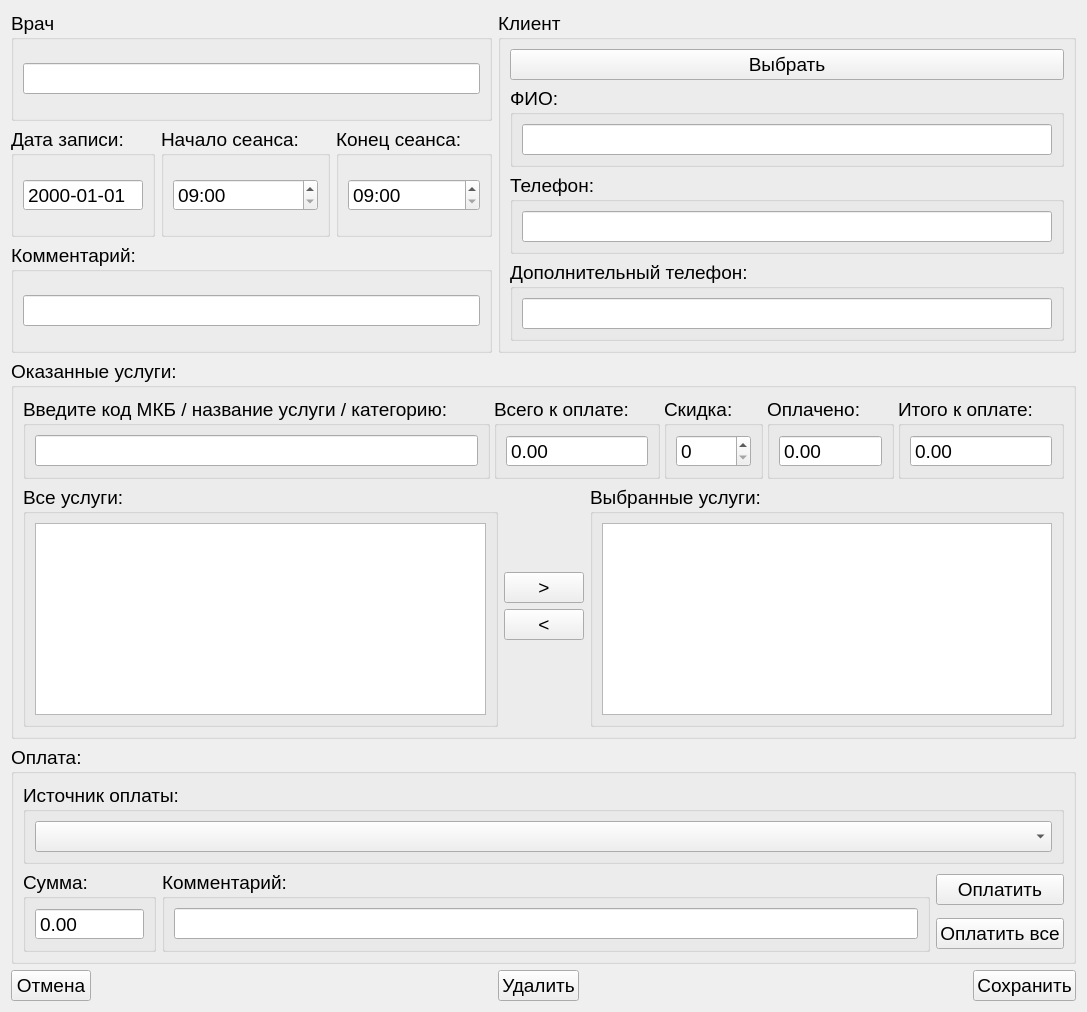
<?xml version="1.0" encoding="UTF-8"?>
<ui version="4.0">
 <class>RecordingForm</class>
 <widget class="QWidget" name="RecordingForm">
  <property name="geometry">
   <rect>
    <x>0</x>
    <y>0</y>
    <width>949</width>
    <height>770</height>
   </rect>
  </property>
  <property name="font">
   <font>
    <pointsize>14</pointsize>
   </font>
  </property>
  <property name="windowTitle">
   <string>Запись</string>
  </property>
  <layout class="QGridLayout" name="gridLayout_19">
   <item row="7" column="0" colspan="5">
    <widget class="QGroupBox" name="groupBox_9">
     <property name="title">
      <string>Оказанные услуги:</string>
     </property>
     <layout class="QGridLayout" name="gridLayout_9">
      <item row="0" column="0" colspan="4">
       <layout class="QHBoxLayout" name="horizontalLayout_3">
        <property name="spacing">
         <number>4</number>
        </property>
        <item>
         <widget class="QGroupBox" name="groupBox_11">
          <property name="title">
           <string>Введите код МКБ / название услуги / категорию:</string>
          </property>
          <layout class="QGridLayout" name="gridLayout_10">
           <item row="0" column="0">
            <widget class="QLineEdit" name="serv_e"/>
           </item>
          </layout>
         </widget>
        </item>
        <item>
         <widget class="QGroupBox" name="groupBox_15">
          <property name="title">
           <string>Всего к оплате:</string>
          </property>
          <layout class="QGridLayout" name="gridLayout_15">
           <item row="0" column="0">
            <widget class="QDoubleSpinBox" name="to_pay_e">
             <property name="readOnly">
              <bool>true</bool>
             </property>
             <property name="buttonSymbols">
              <enum>QAbstractSpinBox::ButtonSymbols::NoButtons</enum>
             </property>
             <property name="maximum">
              <double>1000000.000000000000000</double>
             </property>
             <property name="singleStep">
              <double>100.000000000000000</double>
             </property>
            </widget>
           </item>
          </layout>
         </widget>
        </item>
        <item>
         <widget class="QGroupBox" name="groupBox_8">
          <property name="title">
           <string>Скидка:</string>
          </property>
          <layout class="QGridLayout" name="gridLayout_5">
           <item row="0" column="0">
            <widget class="QSpinBox" name="discount_e">
             <property name="maximum">
              <number>100</number>
             </property>
            </widget>
           </item>
          </layout>
         </widget>
        </item>
        <item>
         <widget class="QGroupBox" name="groupBox_17">
          <property name="title">
           <string>Оплачено:</string>
          </property>
          <layout class="QGridLayout" name="gridLayout_17">
           <item row="0" column="0">
            <widget class="QDoubleSpinBox" name="payed_e">
             <property name="readOnly">
              <bool>true</bool>
             </property>
             <property name="buttonSymbols">
              <enum>QAbstractSpinBox::ButtonSymbols::NoButtons</enum>
             </property>
             <property name="maximum">
              <double>1000000.000000000000000</double>
             </property>
             <property name="singleStep">
              <double>100.000000000000000</double>
             </property>
            </widget>
           </item>
          </layout>
         </widget>
        </item>
        <item>
         <widget class="QGroupBox" name="groupBox_20">
          <property name="title">
           <string>Итого к оплате:</string>
          </property>
          <layout class="QGridLayout" name="gridLayout_22">
           <item row="0" column="0">
            <widget class="QDoubleSpinBox" name="total_to_pay_e">
             <property name="readOnly">
              <bool>true</bool>
             </property>
             <property name="buttonSymbols">
              <enum>QAbstractSpinBox::ButtonSymbols::NoButtons</enum>
             </property>
             <property name="maximum">
              <double>1000000.000000000000000</double>
             </property>
             <property name="singleStep">
              <double>100.000000000000000</double>
             </property>
            </widget>
           </item>
          </layout>
         </widget>
        </item>
       </layout>
      </item>
      <item row="1" column="0" colspan="4">
       <layout class="QHBoxLayout" name="horizontalLayout_6">
        <item>
         <widget class="QGroupBox" name="groupBox_12">
          <property name="sizePolicy">
           <sizepolicy hsizetype="MinimumExpanding" vsizetype="MinimumExpanding">
            <horstretch>1</horstretch>
            <verstretch>1</verstretch>
           </sizepolicy>
          </property>
          <property name="title">
           <string>Все услуги:</string>
          </property>
          <layout class="QGridLayout" name="gridLayout_13">
           <item row="0" column="0" rowspan="6">
            <widget class="QTableView" name="serv_v">
             <property name="sizePolicy">
              <sizepolicy hsizetype="MinimumExpanding" vsizetype="MinimumExpanding">
               <horstretch>1</horstretch>
               <verstretch>1</verstretch>
              </sizepolicy>
             </property>
             <property name="font">
              <font>
               <family>Arial</family>
               <pointsize>18</pointsize>
              </font>
             </property>
            </widget>
           </item>
          </layout>
         </widget>
        </item>
        <item>
         <layout class="QVBoxLayout" name="verticalLayout">
          <item>
           <spacer name="verticalSpacer">
            <property name="orientation">
             <enum>Qt::Orientation::Vertical</enum>
            </property>
            <property name="sizeHint" stdset="0">
             <size>
              <width>20</width>
              <height>121</height>
             </size>
            </property>
           </spacer>
          </item>
          <item>
           <widget class="QPushButton" name="serv_sel_b">
            <property name="sizePolicy">
             <sizepolicy hsizetype="Fixed" vsizetype="Fixed">
              <horstretch>0</horstretch>
              <verstretch>0</verstretch>
             </sizepolicy>
            </property>
            <property name="text">
             <string>&gt;</string>
            </property>
           </widget>
          </item>
          <item>
           <widget class="QPushButton" name="serv_unsel_b">
            <property name="sizePolicy">
             <sizepolicy hsizetype="Fixed" vsizetype="Fixed">
              <horstretch>0</horstretch>
              <verstretch>0</verstretch>
             </sizepolicy>
            </property>
            <property name="text">
             <string>&lt;</string>
            </property>
           </widget>
          </item>
          <item>
           <spacer name="verticalSpacer_2">
            <property name="orientation">
             <enum>Qt::Orientation::Vertical</enum>
            </property>
            <property name="sizeHint" stdset="0">
             <size>
              <width>20</width>
              <height>121</height>
             </size>
            </property>
           </spacer>
          </item>
         </layout>
        </item>
        <item>
         <widget class="QGroupBox" name="groupBox_13">
          <property name="sizePolicy">
           <sizepolicy hsizetype="MinimumExpanding" vsizetype="MinimumExpanding">
            <horstretch>1</horstretch>
            <verstretch>1</verstretch>
           </sizepolicy>
          </property>
          <property name="title">
           <string>Выбранные услуги:</string>
          </property>
          <layout class="QGridLayout" name="gridLayout_14">
           <item row="0" column="0">
            <widget class="QTableView" name="serv_sel_v">
             <property name="sizePolicy">
              <sizepolicy hsizetype="MinimumExpanding" vsizetype="MinimumExpanding">
               <horstretch>1</horstretch>
               <verstretch>1</verstretch>
              </sizepolicy>
             </property>
             <property name="font">
              <font>
               <family>Arial</family>
               <pointsize>18</pointsize>
              </font>
             </property>
            </widget>
           </item>
          </layout>
         </widget>
        </item>
       </layout>
      </item>
     </layout>
    </widget>
   </item>
   <item row="9" column="1">
    <spacer name="horizontalSpacer">
     <property name="orientation">
      <enum>Qt::Orientation::Horizontal</enum>
     </property>
     <property name="sizeHint" stdset="0">
      <size>
       <width>40</width>
       <height>20</height>
      </size>
     </property>
    </spacer>
   </item>
   <item row="9" column="3">
    <spacer name="horizontalSpacer_2">
     <property name="orientation">
      <enum>Qt::Orientation::Horizontal</enum>
     </property>
     <property name="sizeHint" stdset="0">
      <size>
       <width>40</width>
       <height>20</height>
      </size>
     </property>
    </spacer>
   </item>
   <item row="9" column="4">
    <widget class="QPushButton" name="save_b">
     <property name="text">
      <string>Сохранить</string>
     </property>
    </widget>
   </item>
   <item row="0" column="0" rowspan="3" colspan="2">
    <layout class="QGridLayout" name="gridLayout_11">
     <item row="1" column="2">
      <widget class="QGroupBox" name="groupBox_4">
       <property name="title">
        <string>Начало сеанса:</string>
       </property>
       <layout class="QGridLayout" name="gridLayout_6">
        <item row="0" column="0">
         <widget class="QTimeEdit" name="start_time_e">
          <property name="readOnly">
           <bool>false</bool>
          </property>
          <property name="buttonSymbols">
           <enum>QAbstractSpinBox::ButtonSymbols::UpDownArrows</enum>
          </property>
          <property name="showGroupSeparator" stdset="0">
           <bool>false</bool>
          </property>
          <property name="maximumTime">
           <time>
            <hour>21</hour>
            <minute>59</minute>
            <second>59</second>
           </time>
          </property>
          <property name="minimumTime">
           <time>
            <hour>9</hour>
            <minute>0</minute>
            <second>0</second>
           </time>
          </property>
          <property name="displayFormat">
           <string>HH:mm</string>
          </property>
          <property name="calendarPopup">
           <bool>false</bool>
          </property>
          <property name="time">
           <time>
            <hour>9</hour>
            <minute>0</minute>
            <second>0</second>
           </time>
          </property>
         </widget>
        </item>
       </layout>
      </widget>
     </item>
     <item row="1" column="3">
      <widget class="QGroupBox" name="groupBox_5">
       <property name="title">
        <string>Конец сеанса:</string>
       </property>
       <layout class="QGridLayout" name="gridLayout_7">
        <item row="0" column="0">
         <widget class="QTimeEdit" name="end_time_e">
          <property name="readOnly">
           <bool>false</bool>
          </property>
          <property name="buttonSymbols">
           <enum>QAbstractSpinBox::ButtonSymbols::UpDownArrows</enum>
          </property>
          <property name="maximumTime">
           <time>
            <hour>22</hour>
            <minute>0</minute>
            <second>0</second>
           </time>
          </property>
          <property name="minimumTime">
           <time>
            <hour>9</hour>
            <minute>0</minute>
            <second>0</second>
           </time>
          </property>
          <property name="currentSection">
           <enum>QDateTimeEdit::Section::HourSection</enum>
          </property>
          <property name="displayFormat">
           <string>HH:mm</string>
          </property>
          <property name="time">
           <time>
            <hour>9</hour>
            <minute>0</minute>
            <second>0</second>
           </time>
          </property>
         </widget>
        </item>
       </layout>
      </widget>
     </item>
     <item row="2" column="0" colspan="4">
      <widget class="QGroupBox" name="groupBox_10">
       <property name="title">
        <string>Комментарий:</string>
       </property>
       <layout class="QGridLayout" name="gridLayout_12">
        <item row="0" column="0">
         <widget class="QLineEdit" name="comment_e"/>
        </item>
       </layout>
      </widget>
     </item>
     <item row="0" column="0" colspan="4">
      <widget class="QGroupBox" name="groupBox_2">
       <property name="title">
        <string>Врач</string>
       </property>
       <layout class="QGridLayout" name="gridLayout_2">
        <item row="0" column="0">
         <widget class="QLineEdit" name="doctor">
          <property name="readOnly">
           <bool>true</bool>
          </property>
         </widget>
        </item>
       </layout>
      </widget>
     </item>
     <item row="1" column="0" colspan="2">
      <widget class="QGroupBox" name="groupBox_6">
       <property name="title">
        <string>Дата записи:</string>
       </property>
       <layout class="QGridLayout" name="gridLayout_8">
        <item row="0" column="0">
         <widget class="QDateEdit" name="date">
          <property name="readOnly">
           <bool>true</bool>
          </property>
          <property name="buttonSymbols">
           <enum>QAbstractSpinBox::ButtonSymbols::NoButtons</enum>
          </property>
          <property name="displayFormat">
           <string>yyyy-MM-dd</string>
          </property>
         </widget>
        </item>
       </layout>
      </widget>
     </item>
    </layout>
   </item>
   <item row="9" column="2">
    <widget class="QPushButton" name="del_b">
     <property name="text">
      <string>Удалить</string>
     </property>
    </widget>
   </item>
   <item row="9" column="0">
    <widget class="QPushButton" name="cancel_b">
     <property name="text">
      <string>Отмена</string>
     </property>
    </widget>
   </item>
   <item row="8" column="0" colspan="5">
    <widget class="QGroupBox" name="groupBox_14">
     <property name="title">
      <string>Оплата:</string>
     </property>
     <layout class="QGridLayout" name="gridLayout_18">
      <item row="0" column="0" colspan="4">
       <widget class="QGroupBox" name="groupBox_16">
        <property name="title">
         <string>Источник оплаты:</string>
        </property>
        <layout class="QGridLayout" name="gridLayout_16">
         <item row="0" column="0">
          <widget class="QComboBox" name="payment_source_s"/>
         </item>
        </layout>
       </widget>
      </item>
      <item row="3" column="3">
       <widget class="QPushButton" name="pay_b">
        <property name="text">
         <string>Оплатить</string>
        </property>
       </widget>
      </item>
      <item row="4" column="3">
       <widget class="QPushButton" name="pay_all_b">
        <property name="text">
         <string>Оплатить все</string>
        </property>
       </widget>
      </item>
      <item row="3" column="2" rowspan="2">
       <widget class="QGroupBox" name="groupBox_19">
        <property name="title">
         <string>Комментарий:</string>
        </property>
        <layout class="QGridLayout" name="gridLayout_21">
         <item row="0" column="0">
          <widget class="QLineEdit" name="pay_comment_e"/>
         </item>
        </layout>
       </widget>
      </item>
      <item row="3" column="0" rowspan="2" colspan="2">
       <widget class="QGroupBox" name="groupBox_18">
        <property name="title">
         <string>Сумма:</string>
        </property>
        <layout class="QGridLayout" name="gridLayout_20">
         <item row="0" column="0">
          <widget class="QDoubleSpinBox" name="sum">
           <property name="buttonSymbols">
            <enum>QAbstractSpinBox::ButtonSymbols::NoButtons</enum>
           </property>
           <property name="minimum">
            <double>-1000000.000000000000000</double>
           </property>
           <property name="maximum">
            <double>1000000.000000000000000</double>
           </property>
           <property name="singleStep">
            <double>100.000000000000000</double>
           </property>
          </widget>
         </item>
        </layout>
       </widget>
      </item>
     </layout>
    </widget>
   </item>
   <item row="0" column="2" rowspan="3" colspan="3">
    <widget class="QGroupBox" name="verticalGroupBox_2">
     <property name="title">
      <string>Клиент</string>
     </property>
     <layout class="QVBoxLayout" name="verticalLayout_2">
      <item>
       <widget class="QPushButton" name="client_find_b">
        <property name="text">
         <string>Выбрать</string>
        </property>
       </widget>
      </item>
      <item>
       <widget class="QGroupBox" name="groupBox">
        <property name="title">
         <string>ФИО:</string>
        </property>
        <layout class="QGridLayout" name="gridLayout">
         <item row="0" column="0">
          <widget class="QLineEdit" name="client_name">
           <property name="readOnly">
            <bool>true</bool>
           </property>
          </widget>
         </item>
        </layout>
       </widget>
      </item>
      <item>
       <widget class="QGroupBox" name="groupBox_3">
        <property name="title">
         <string>Телефон:</string>
        </property>
        <layout class="QGridLayout" name="gridLayout_3">
         <item row="0" column="0">
          <widget class="QLineEdit" name="phone">
           <property name="readOnly">
            <bool>true</bool>
           </property>
          </widget>
         </item>
        </layout>
       </widget>
      </item>
      <item>
       <widget class="QGroupBox" name="groupBox_7">
        <property name="title">
         <string>Дополнительный телефон:</string>
        </property>
        <layout class="QGridLayout" name="gridLayout_4">
         <item row="1" column="0">
          <widget class="QLineEdit" name="phone2">
           <property name="readOnly">
            <bool>true</bool>
           </property>
          </widget>
         </item>
        </layout>
       </widget>
      </item>
     </layout>
    </widget>
   </item>
  </layout>
 </widget>
 <resources/>
 <connections/>
</ui>
